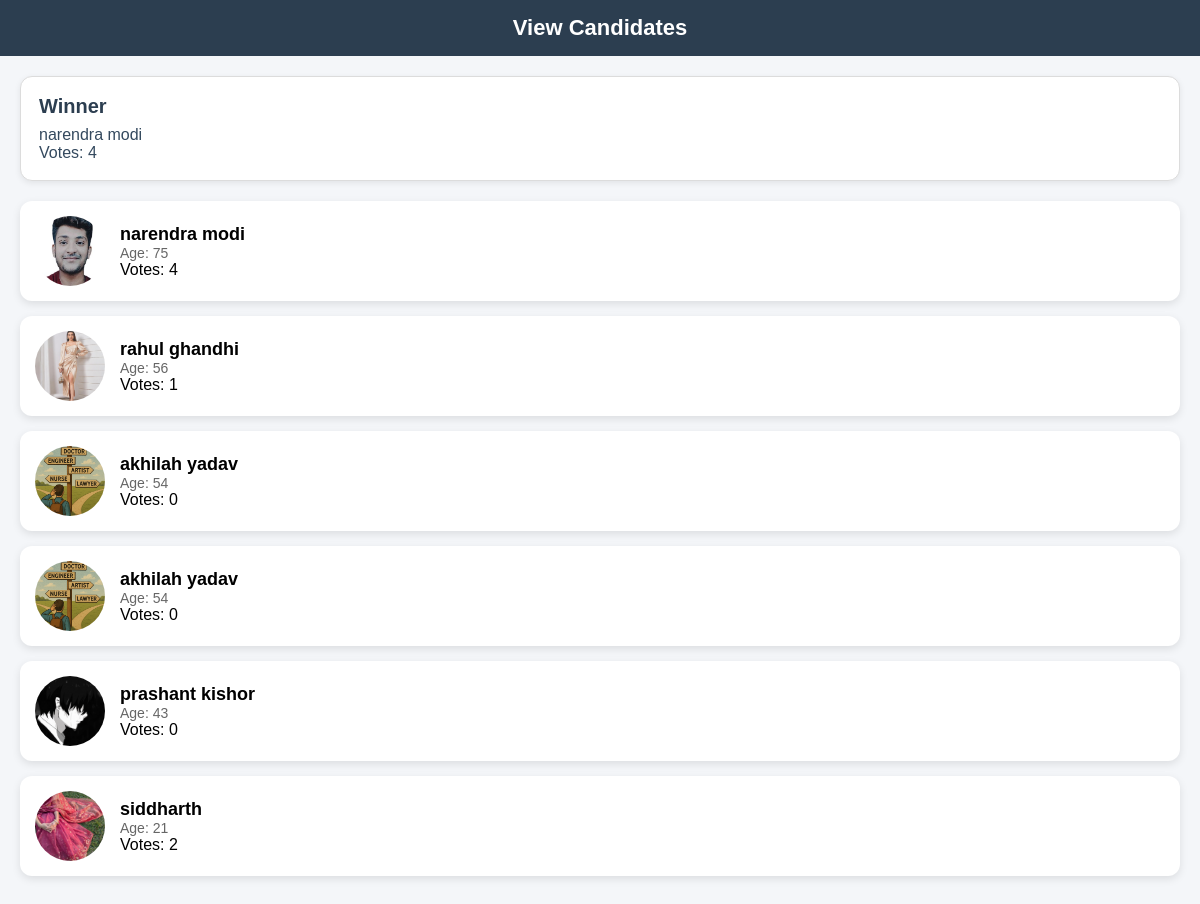
/view_result/1/, run on the app's committed database.
### facevotex_app/models.py (models this page shows)
class Candidates(models.Model):
    poll=models.ForeignKey(Poll,on_delete=models.CASCADE)
    candidate_name=models.CharField(max_length=100)
    gender=models.CharField(max_length=50)
    phone= models.CharField(max_length=50)
    age= models.CharField(max_length=50)
    mail= models.CharField(max_length=50)
    votes=models.CharField(max_length=50,default=0)
    profile_pic =models.ImageField(upload_to="candidate/profile/")

### facevotex_app/creator_views.py (the view)
# urls.py: path('view_result/<str:id>/',creator_views.view_result,name='view_result'),
def view_result(request,id):
                  if request.method=='GET':
                    poll = Poll.objects.get(id=id)
                    ca_obj = Candidates.objects.filter(poll=poll)
                    candidate_votes = []
                    for candidate in ca_obj:
                        try:
                            votes = int(candidate.votes)
                        except (TypeError, ValueError):
                            votes = 0
                        candidate_votes.append((candidate, votes))
                    if candidate_votes:
                        max_votes = max(votes for _, votes in candidate_votes)
                        winner_names = [candidate.candidate_name for candidate, votes in candidate_votes if votes == max_votes]
                    else:
                        max_votes = 0
                        winner_names = []
                    data = {
                       "info": ca_obj,
                       "winner_names": winner_names,
                       "winner_votes": max_votes,
                       "winner_heading": "Winner" if len(winner_names) == 1 else "Winners"
                    }
                    return render(request,'facevotex_app/poll_creator/view_result.html',data)

### facevotex_app/templates/facevotex_app/poll_creator/view_result.html (shortened to what this page needs)
<!DOCTYPE html>
<html lang="en">
<head>
</head>
<body>
<header>View Candidates</header>
<div class="container">
<div class="winner-box">
    <h2>{{ winner_heading }}</h2>
    {% if winner_names %}
        <p>
            {% for name in winner_names %}
                {{ name }}{% if not forloop.last %}, {% endif %}
            {% endfor %}
        </p>
        <p>Votes: {{ winner_votes }}</p>
    {% else %}
        <p>No candidates yet.</p>
    {% endif %}
</div>
{% for c in info %}
<div class="candidate-card">
    <div class="left">
        <img src="{{ c.profile_pic.url }}" class="candidate-img">
        <div>
            <div class="name">{{ c.candidate_name }}</div>
            <div class="age">Age: {{ c.age }}</div>
            <div class="votes">Votes: {{ c.votes}}</div>
        </div>
    </div>
</div>
{% endfor %}
</div>
</body>
</html>

### facevotex_app/templates/facevotex_app/poll_creator/view_result.html (style rules this page uses)
body { margin: 0; font-family: Arial, sans-serif; background: #f4f6f9; }
header { background: #2c3e50; color: white; text-align: center; padding: 15px; font-size: 22px; font-weight: bold; }
.container { padding: 20px; }
.candidate-card { background: white; border-radius: 12px; padding: 15px; margin-bottom: 15px; display: flex; justify-content: space-between; align-items: center; box-shadow: 0 3px 8px rgba(0,0,0,0.1); }
.winner-box { background: #ffffff; border: 1px solid #dcdcdc; border-radius: 12px; padding: 18px; margin-bottom: 20px; box-shadow: 0 2px 6px rgba(0,0,0,0.08); }
.winner-box h2 { margin: 0 0 8px; font-size: 20px; color: #2c3e50; }
.winner-box p { margin: 0; color: #34495e; }
.left { display: flex; align-items: center; gap: 15px; }
.candidate-img { width: 70px; height: 70px; border-radius: 50%; object-fit: cover; }
.name { font-size: 18px; font-weight: bold; }
.age { font-size: 14px; color: #666; }

### data on the page
Candidates: winner_names "narendra modi", profile_pic (picture), candidate_name "narendra modi", age "75", votes "4"
Candidates: profile_pic (picture), candidate_name "rahul ghandhi", age "56", votes "1"
Candidates: profile_pic (picture), candidate_name "akhilah yadav", age "54", votes "0"
Candidates: profile_pic (picture), candidate_name "akhilah yadav", age "54", votes "0"
Candidates: profile_pic (picture), candidate_name "prashant kishor", age "43", votes "0"
Candidates: profile_pic (picture), candidate_name "siddharth", age "21", votes "2"

### other printed values
{{ winner_heading }} "Winner"
{{ winner_votes }} "4"
